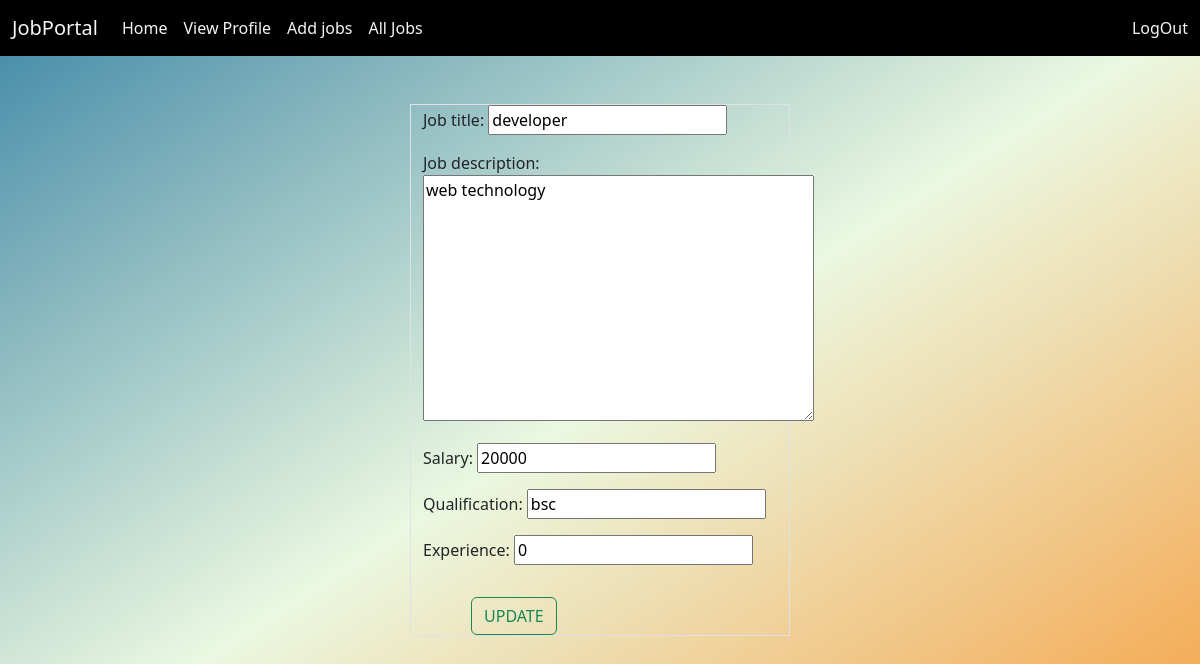
/employer/job/edit/3 (signed in), run on the app's committed database.
### employerapp/models.py (models this page shows, shortened)
class Jobs(models.Model):
    posted_by = models.ForeignKey(User, on_delete=models.CASCADE, related_name='company')
    job_title = models.CharField(max_length=120)
    job_description = models.TextField()
    posted_date = models.DateTimeField(auto_now_add=True)
    salary = models.PositiveIntegerField()
    qualification=models.CharField(max_length=120,null=True)
    experience = models.PositiveIntegerField(default=0)

### employerapp/views.py (the view, shortened to what this page needs)
# urls.py: path('job/edit/<int:id>', views.JobEditView.as_view(), name='empjobedit'),
@method_decorator(signin_required,name="dispatch")
class JobEditView(UpdateView):
    model = Jobs
    form_class = JobForm
    template_name = 'emp-jobedit.html'
    pk_url_kwarg = 'id'
    success_url = reverse_lazy('emphome')

### employerapp/forms.py
class JobForm(forms.ModelForm):
    class Meta:
        model = Jobs
        exclude = ('posted_by','posted_date')

### employerapp/templates/emp-jobedit.html (shortened to what this page needs)
{%extends 'base1.html'%}
{%block body_block%}
{%load static%}
<link rel="stylesheet" href="{%static 'css/style.css'%}">
    <div class="row">
        <div class="col-4"></div>
        <div class="col-4 border mt-5">
            <form action="" method="post">
                {{form.as_p}}
                <input type="submit" value="UPDATE" class="btn btn-outline-success ms-5 mt-3">
            </form>
        </div>
        <div class="col-4"></div>
    </div>
{%endblock%}

### candidateapp/static/css/style.css (style rules this page uses)
body { background-image: linear-gradient(147deg, #3f87a6, #ebf8e1, #f69d3c); height: 100vh; }

### data on the page
Jobs: job_title "developer", job_description "web technology", salary "20000", qualification "bsc", experience "0"
